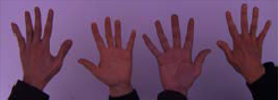
#> input picture vision-por-computadora-I/TP1/white_patch/test_blue.png, 278 x 100 px; its folder holds only this picture in this run
$ jupyter execute --allow-errors TP1.ipynb   (shell and % lines are left out)
#> lines starting #> are read from the running program, lines starting #| are printed output that depends on the picture
#> further down, img is the input picture: shape (100, 278, 3); mean B, G, R 100.7, 69.5, 103
# TP1 - Visión por Computadora I

## Parte 1: White Patch

[cell 1]
# Librerías
import cv2 as cv                 # OpenCV: leer y procesar imágenes
import numpy as np               # cuentas con matrices
import matplotlib.pyplot as plt  # gráficos
import glob                      # listar los archivos de una carpeta

[cell 2]
def white_patch(img_bgr):
    """Corrige el color suponiendo que lo más brillante de cada canal es el 'blanco' de la escena."""
    # Pasamos a decimales: así no perdemos precisión ni nos pasamos de 255 a mitad de cuenta
    img = img_bgr.astype(np.float32)
    # Máximo de cada canal (B, G, R) en toda la imagen -> 3 números
    maximos = img.reshape(-1, 3).max(axis=0)
#> maximos = [200, 138, 165]
    # Escalamos cada canal por 255 / su máximo: el máximo de cada canal pasa a valer 255
    corregida = img * (255.0 / maximos)
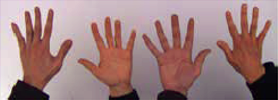
#> corregida: shape (100, 278, 3) float32; mean B, G, R 128.4, 128.4, 159.2
    # Volvemos a enteros 0-255 para poder mostrarla
    return np.clip(corregida, 0, 255).astype(np.uint8), maximos

[cell 3]
# Todas las imágenes de la carpeta white_patch, en orden alfabético
archivos = sorted(glob.glob('white_patch/*'))

# Una fila por imagen: a la izquierda la original, a la derecha la corregida
fig, ejes = plt.subplots(len(archivos), 2, figsize=(10, 4 * len(archivos)))

#> (the rest of this cell did not finish here and is left out)

### Análisis de fallas de White Patch

White Patch toma el valor máximo de cada canal como el "blanco" de la escena y escala cada canal para llevarlo a 255.

**Funciona bien** en las imágenes `test_*`: ningún canal está saturado y la corrección elimina buena parte de la dominante de color.

**Falla 1 - Saturación:** en `wp_blue.jpg` los máximos son (255, 255, 255). El factor de corrección da 255/255 = 1 y la imagen queda igual.

**Falla 2 - Canales sin información:** en `wp_green2.jpg` el azul y el rojo valen en promedio ≈ 4. Multiplicarlos no recupera color que la cámara no captó, y la imagen sigue verde.

**Falla 3 - Sensibilidad a pocos píxeles:** en `wp_blue.jpg` solo 3 píxeles de 1.920.000 están en 255 en los tres canales, y alcanzan para anular toda la corrección. Al usar el máximo, un reflejo o un píxel ruidoso decide el resultado.

[cell 4]
# Leemos las dos imágenes directamente en escala de grises (un solo número por píxel, 0 a 255)
img1 = cv.imread('img1_tp.png', cv.IMREAD_GRAYSCALE)
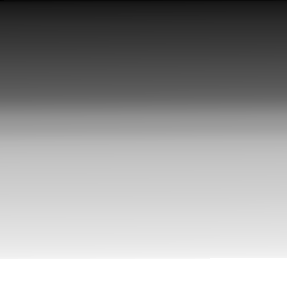
#> input picture vision-por-computadora-I/TP1/img1_tp.png, 287 x 288 px
#> img1 is the input picture: shape (288, 287); min 2, max 255, mean 154.8
img2 = cv.imread('img2_tp.png', cv.IMREAD_GRAYSCALE)
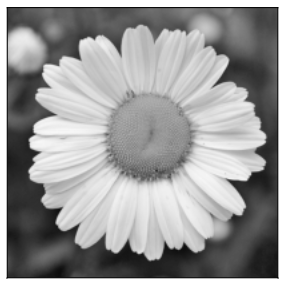
#> input picture vision-por-computadora-I/TP1/img2_tp.png, 287 x 288 px
#> img2 is the input picture: shape (288, 287); min 2, max 255, mean 154.8

# Las mostramos una al lado de la otra
fig, ejes = plt.subplots(1, 2, figsize=(10, 5))
ejes[0].imshow(img1, cmap='gray', vmin=0, vmax=255)  # vmin/vmax: 0 = negro, 255 = blanco, sin reescalar
ejes[0].set_title('img1_tp.png')
ejes[1].imshow(img2, cmap='gray', vmin=0, vmax=255)
ejes[1].set_title('img2_tp.png')
ejes[0].axis('off')
ejes[1].axis('off')
plt.show()
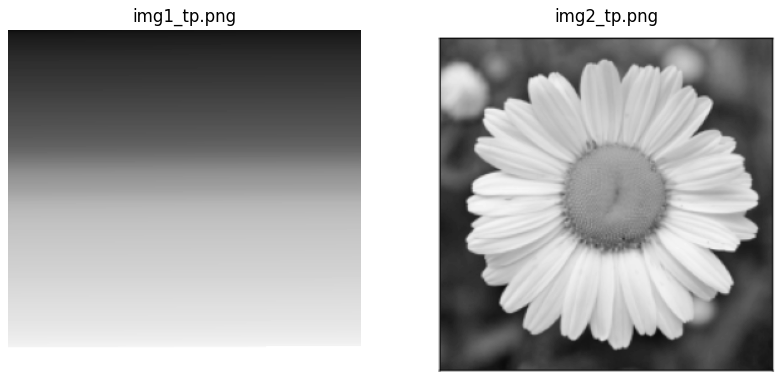
#> figure drawn by matplotlib, 2 panels

[cell 5]
# Cantidad de cajones: 32 (cada uno agrupa 8 tonos de gris)
bins = 32

fig, ejes = plt.subplots(1, 2, figsize=(12, 4))

# .ravel() aplana la imagen a una lista de píxeles; hist cuenta cuántos caen en cada cajón
# range=(0, 256): mismos cajones para las dos imágenes, así se pueden comparar
ejes[0].hist(img1.ravel(), bins=bins, range=(0, 256), color='gray')
ejes[0].set_title('Histograma img1_tp.png')
ejes[1].hist(img2.ravel(), bins=bins, range=(0, 256), color='gray')
ejes[1].set_title('Histograma img2_tp.png')

for eje in ejes:
    eje.set_xlabel('Tono de gris (0 = negro, 255 = blanco)')
    eje.set_ylabel('Cantidad de píxeles')

plt.show()
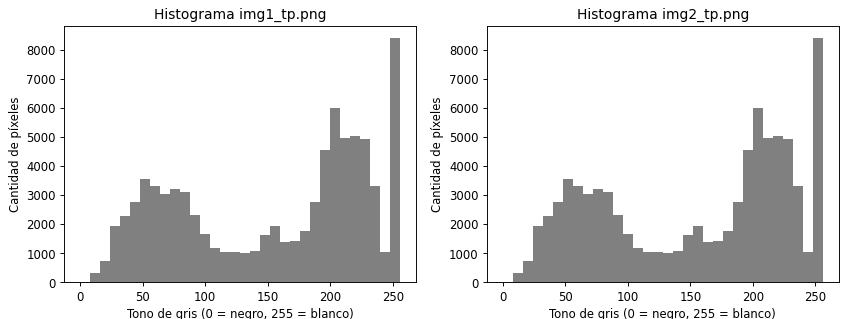
#> figure drawn by matplotlib, 2 panels; panel 1: tallest bar 8400 high, from x = 248 to 256; panel 2: tallest bar 8400 high, from x = 248 to 256
